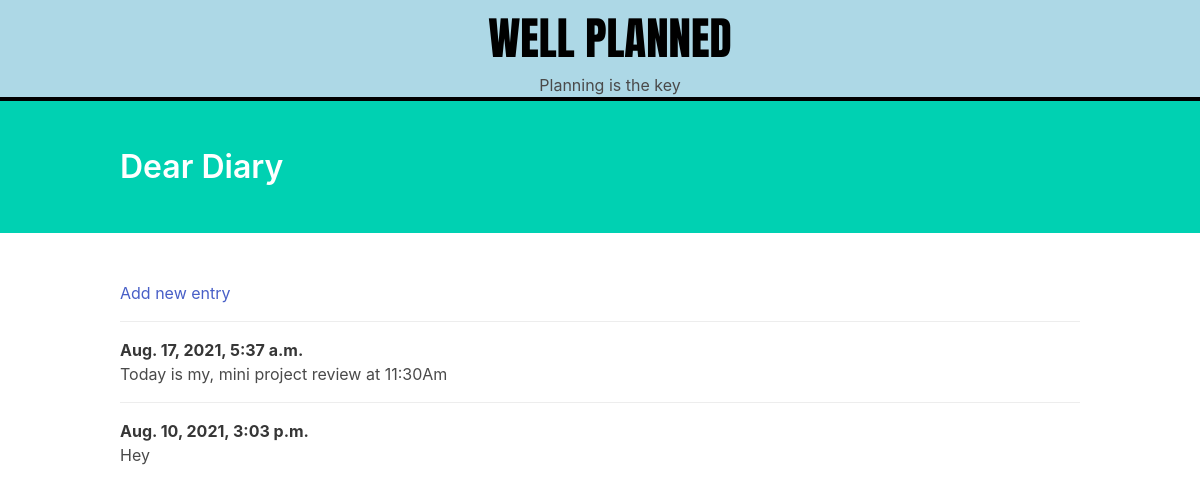
Screenshot of /dairyList/1/ with the database file from the repository.
### entries/models.py (models this page shows, shortened)
class Entry(models.Model):
    catagory = models.ForeignKey(DairyCatagory, on_delete=models.CASCADE)
    text = models.TextField()
    date_posted = models.DateTimeField(auto_now_add=True)
    class Meta:
        verbose_name_plural = 'entries'

### entries/views.py (the view)
# urls.py: path('<c_id>/', views.index),
def index(request,c_id):
    global  cid
    cid = c_id
    entries = Entry.objects.filter(catagory = int(cid)).order_by('-date_posted')
    context = {'entries' : entries,'id': cid}
    return render(request, 'entries/index.html', context)

### entries/templates/entries/index.html (shortened to what this page needs)
{% load static %}
<!DOCTYPE html>
<html lang="en">
<head>
    <link rel="stylesheet" href="{% static 'my_app/Home.css/' %}">
    <link rel="stylesheet" href="https://cdnjs.cloudflare.com/ajax/libs/bulma/0.6.2/css/bulma.min.css" />
</head>
<body>
    <header>
        <h1 id="title">WELL PLANNED</h1>
        <h2 id="title1"> Planning is the key </h2>
    </header>
    <section class="hero is-primary">
        <div class="hero-body">
            <div class="container">
                <h1 class="title">
                    Dear Diary
                </h1>
            </div>
        </div>
    </section>
    <section class="section">
        <div class="container">
            <article class="media">
                <div class="media-content">
                    <div class="content">
                        <a href="/dairyList/{{id}}/addd/">Add new entry</a>
                    </div>
                </div>
            </article>
            {% for entry in entries %}
                <article class="media">
                    <div class="media-content">
                        <div class="content">
                            <p>
                                <strong>{{ entry.date_posted }}</strong>
                                <br> {{ entry.text }}
                            </p>
                        </div>
                    </div>
                </article>
            {% endfor %}
        </div>
    </section>
</body>
</html>

### my_app/static/my_app/Home.css (style rules this page uses)
body { margin: 0px; }
#title { font-family: 'Anton' , sans-serif !important ; font-size: 45px !important; color: #000; margin-bottom: 0px; margin-top: 5px; margin-left: 20px; display: inline-block; }
#title1 { margin-top: 0px; margin-left: 20px; }
header { text-align: center; border-bottom: 4px solid black; margin-top: 0px; background: lightblue; width: 100%; }

### rows the page displays
Entry: date_posted "Aug. 17, 2021, 5:37 a.m.", text "Today is my, mini project review at 11:30Am"
Entry: date_posted "Aug. 10, 2021, 3:03 p.m.", text "Hey"
